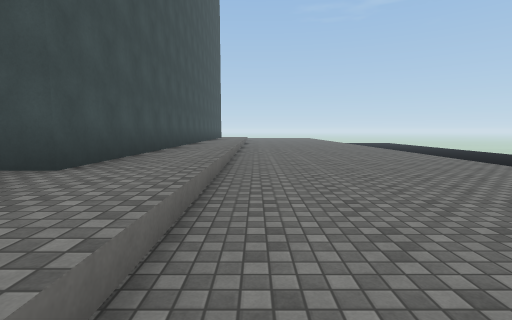
View 1 (above)

23 first-person views from a walk through a scene from a Unity 3-D project. The camera is 1.4 m above the floor, tilts 6° down and sees 85° across. The floor is counted in squares, 2 m on a side. Each view is taken from the middle of a square. On the plan, view 1 faces up. The plan holds only what a view shows up to about 9 squares ahead; the rest is blank. The place goes on beyond the plan. Surface patterns are stand-ins for the level's own textures.

View 2
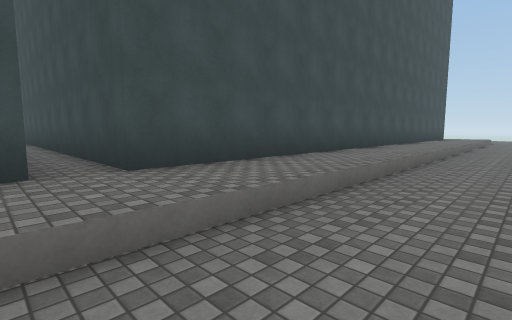

View 3
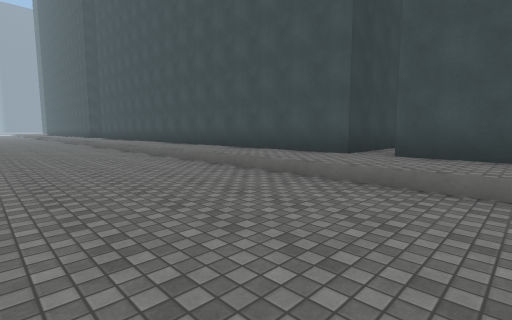

View 4
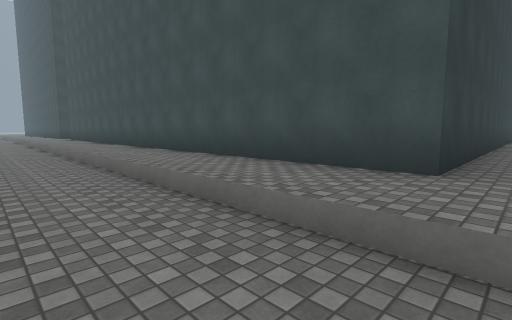

View 5
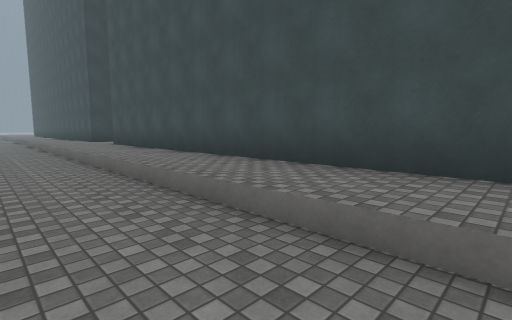

View 6
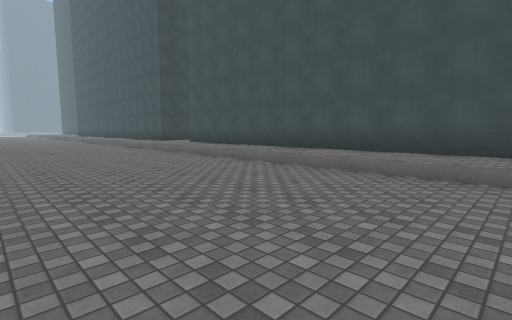

View 7
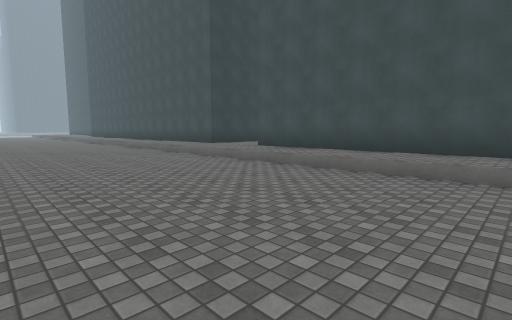

View 8
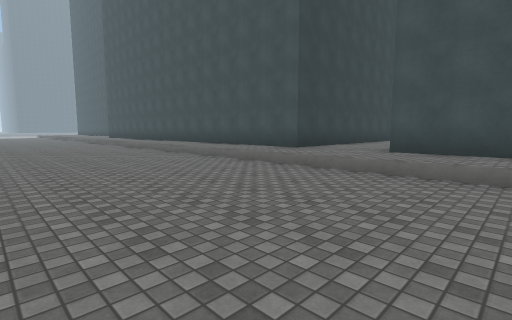

View 9
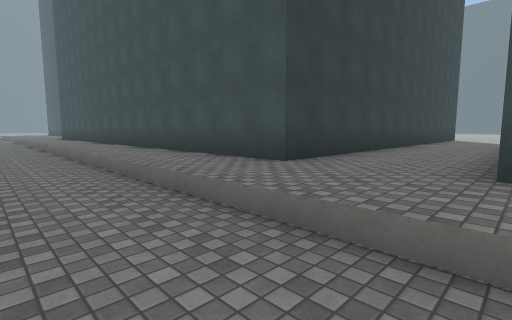

View 10
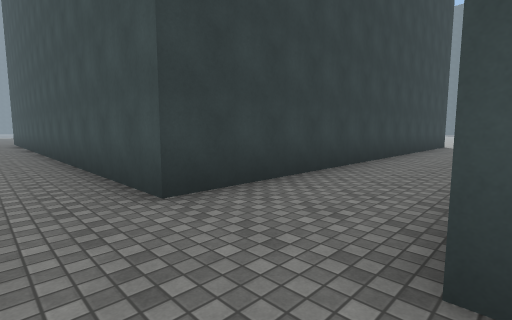

View 11
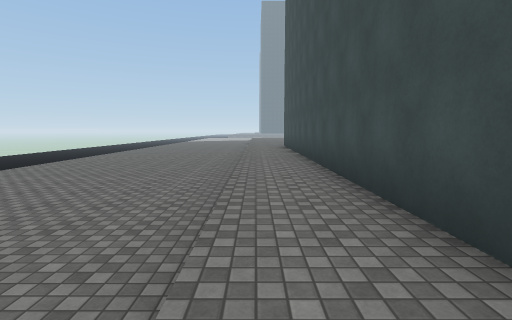

View 12
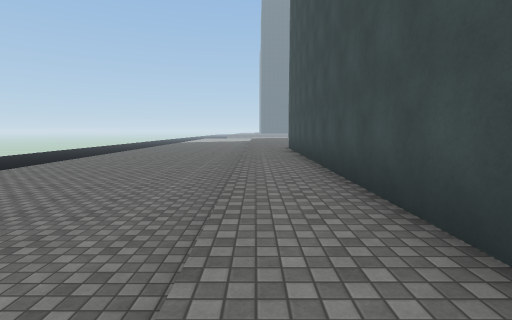

View 13
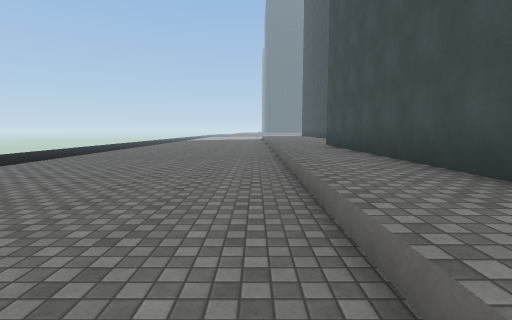

View 14
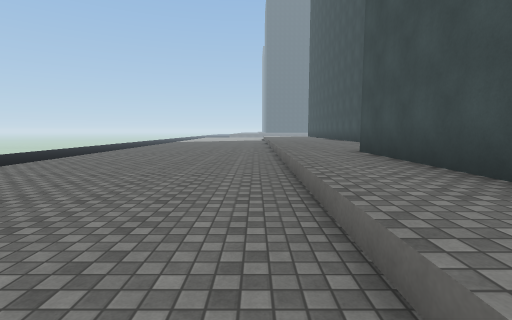

View 15
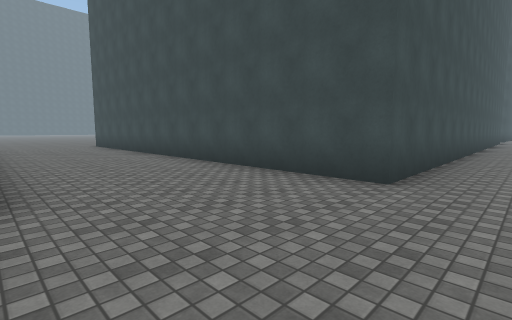

View 16
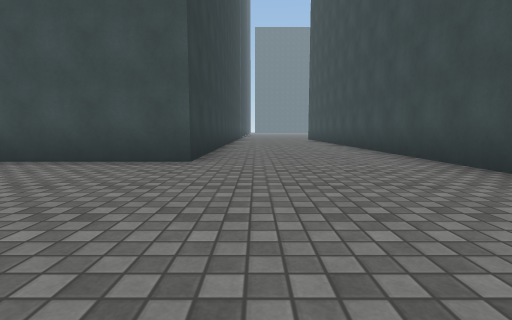

View 17
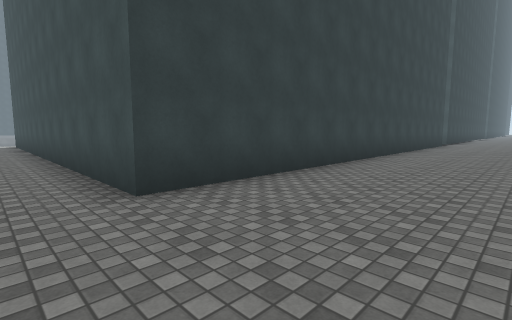

View 18
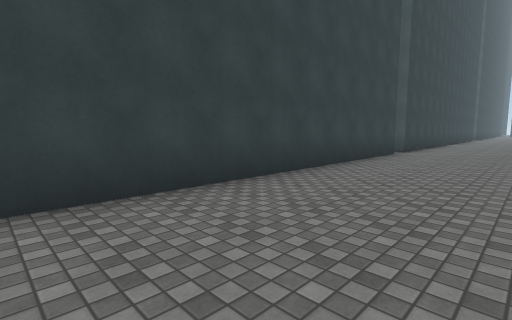

View 19
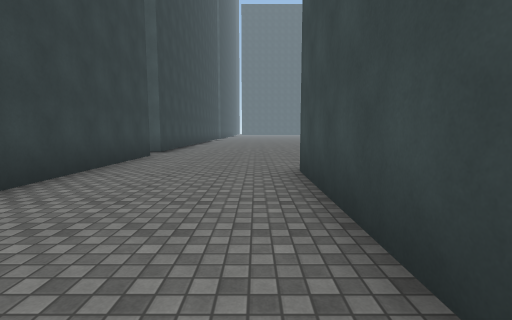

View 20
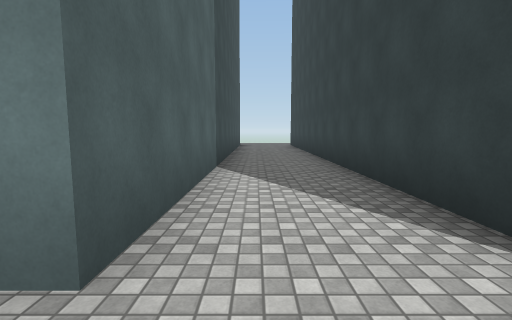

View 21
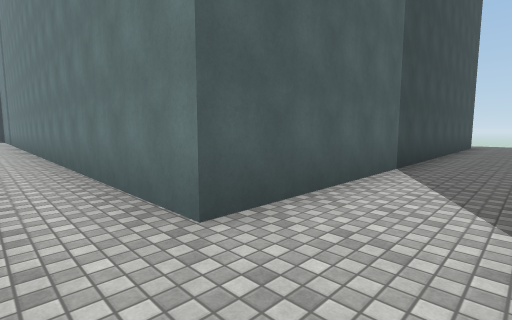

View 22
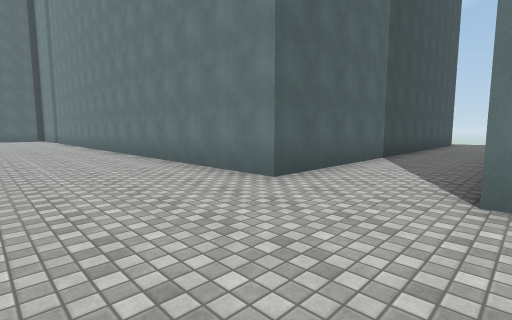

View 23
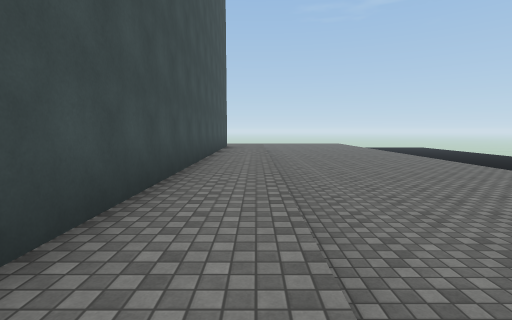

### Floor plan
Key: @ floor where view 1 was taken; # wall or solid block; . main floor; : floor 0.5 m higher than the main floor; v drop or lower ground.
Columns run from 19 left of view 1 to 5 right of it. Each row starts with its distance up from view 1.
 15                 #::.....v
 14                 #::.....v
 13                 #::.....v
 12                 #::.....v
 11                 #::.....
 10                 #::....
  9                 #::.....v
  8                 #::.....v
  7                 #::.....v
  6                 #::.....v
  5                 #::.....v
  4         #########::.....
  3           :::::::::....
  2         #########::....
  1                 #::....
  0                 #::@...
 -1                 #::....
 -2                 #::....
 -3     #           #::.....
 -4     #           #::.....
 -5   ::#           #::.....
 -6  :::#           #::.....
 -7  :::#           #::.....
 -8  :::#           #::.....
 -9  :::#           #::.....
-10  :::#           #::.....
-11  :::#           #::.....
-12  :::#           #::.....
-13  :::#############::.....
-14  ::::::::::::::::::.....
-15  ::::::::::::::::::.....
-16  :::#############::.....
-17                 #::.....
-18                 #::.....
-19                 #::.....
-20                 #::.....
-21                 #::.....
-22                 #::....
-23                 #::.....
-24                 #::.....v
-25                 #::.....v
-26                 #::.....v
-27                 #::.....v
-28                 #::.....v
-29                 #::.....v
-30                 #::.....v
-31 ::::#############::.....v
-32 :::::::::::::::::::.....v
-33 :::::::::::::::::::.....v
-34 :::::::::::::::::::.....v
-35 ################:::
-36                #::

Positions as (right, up) in squares from view 1, and headings:
1: (0, 0), facing up
2: (1, 2), facing up-left
3: (3, 5), facing down-left
4: (1, 3), facing down-left
5: (1, -3), facing down-left
6: (4, -3), facing down-left
7: (4, -7), facing down-left
8: (4, -11), facing down-left
9: (1, -13), facing down-left
10: (-1, -13), facing down-left
11: (-1, -18), facing down
12: (-1, -20), facing down
13: (0, -22), facing down
14: (0, -25), facing down
15: (-1, -35), facing up-left
16: (0, -34), facing left
17: (-3, -32), facing down-left
18: (-9, -32), facing down-left
19: (-10, -32), facing left
20: (-16, -14), facing right
21: (-16, -15), facing up-right
22: (-18, -16), facing up-right
23: (-1, 6), facing up
